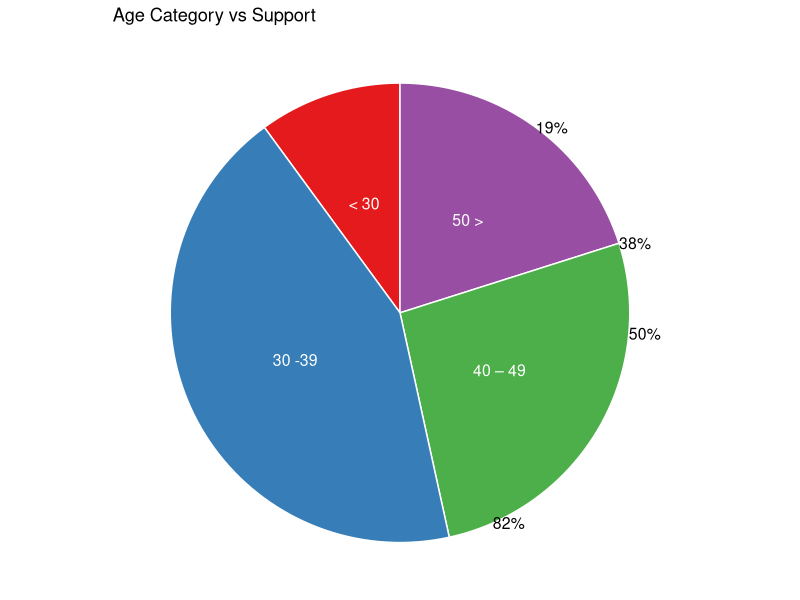

This figure's R source:
library(readxl)
library(ggplot2)
library(dplyr)
age_group<-as.data.frame(read_excel("Demographic_and_BI_adoption.xlsx", sheet = "Demography_information", range = "C2:C13",col_names = FALSE,col_types = "text"))

bi_doption<-as.data.frame(read_excel("Demographic_and_BI_adoption.xlsx", sheet = "Business_intelligence_adoption", range = "E2:E13",col_names = FALSE,col_types = "text"))

occurance<-table(age_group[,1],bi_doption[,1])

q<-as.data.frame.matrix(occurance)
age_row_names <-as.data.frame(row.names.data.frame(q))
nFrame<-data.frame(
  age = age_row_names,
  no = q[,1],
  yes = q[,2]
)
colnames(nFrame)<-c("age","no","yes")

# Compute the position of labels

data <- nFrame %>% 
  arrange(desc(age)) %>%
  mutate(prop = round(yes / sum(nFrame$yes) *100,0)) %>%
  mutate(ypos = round(cumsum(prop)- 0.5*prop,0))

tiff("support_vs_age_pieChat.tiff", units="in", width=5, height=5, res=300)
ggplot(data, aes(x="",y = ypos,fill=age)) + 
  geom_bar(stat="identity", width=1, color="white")+
  coord_polar("y", start=0)+
  labs(
    title = "Age Category vs Support",
    x="Age Categories",
    y="Frequency",
    fill ="Legend"
  )+theme_void()+
  theme(legend.position="none") +
  geom_text(aes(y = ypos, label = age), color = "white", size=4,position = position_stack(vjust = 0.5)) +
  scale_fill_brewer(palette="Set1")+
  geom_text(aes(x = 1.5, y = ypos, label = paste0(round(ypos, 1), "%")),
            size = 4, hjust = 0)
dev.off()
